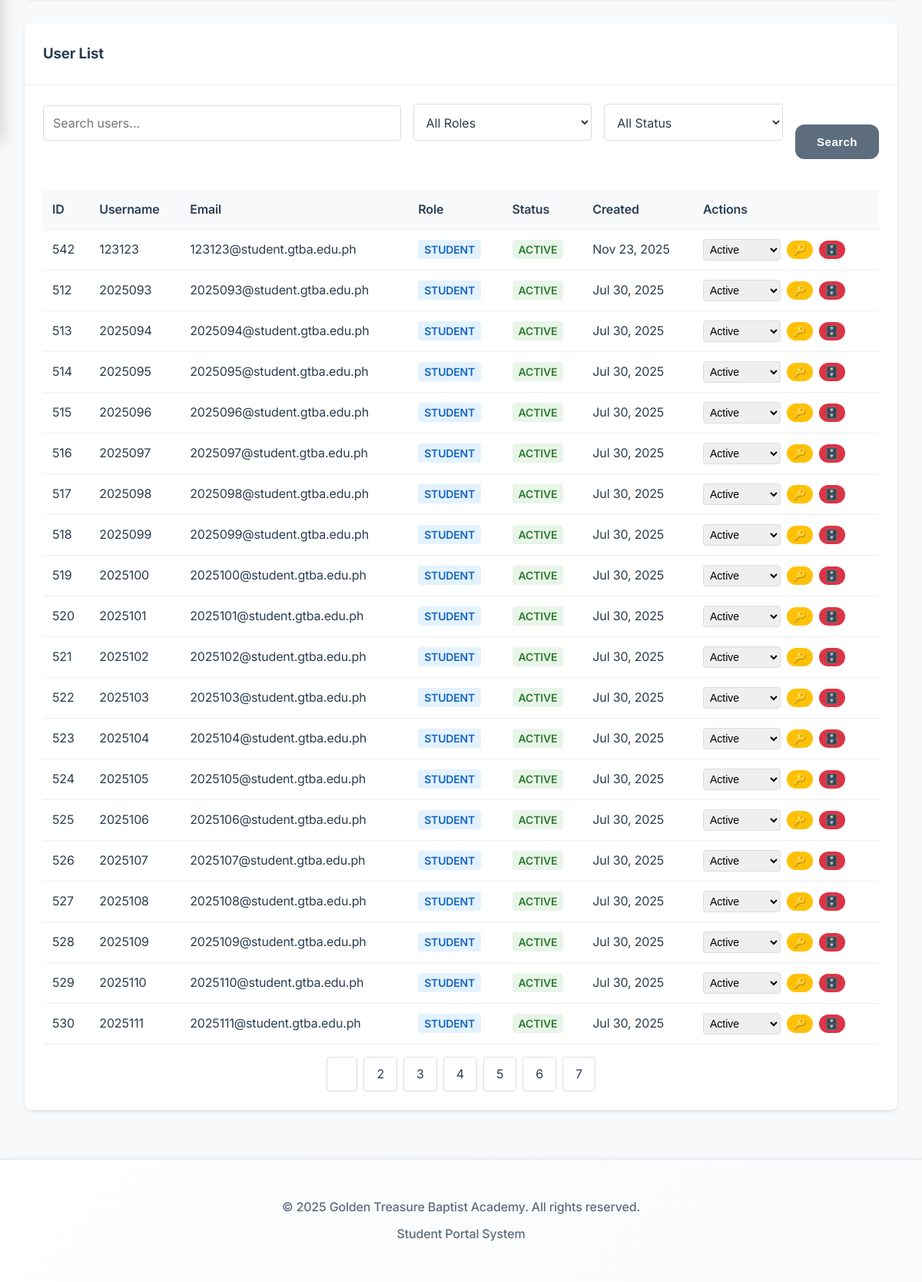
Before: /admin/users.php (signed in, lower part) with the older database file.
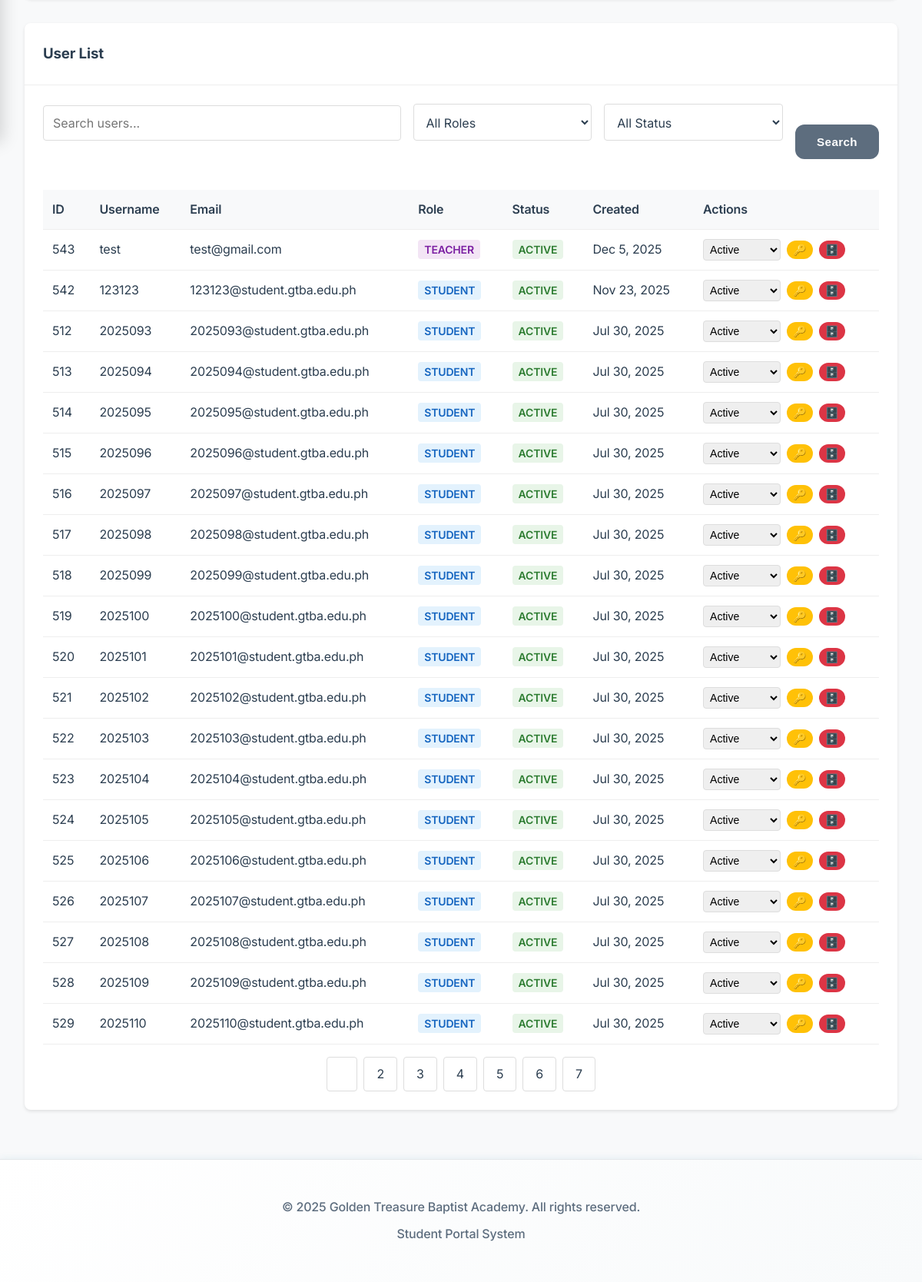
After: the same page with the newer database file.
### tables this page shows
CREATE TABLE `users` (
  `id` int NOT NULL,
  `username` varchar(50) NOT NULL,
  `email` varchar(100) NOT NULL,
  `profile_picture` varchar(255) DEFAULT NULL,
  `password` varchar(255) NOT NULL,
  `role_id` int NOT NULL,
  `is_active` tinyint(1) DEFAULT '1',
  `archived_at` timestamp NULL DEFAULT NULL,
  `email_verified_at` timestamp NULL DEFAULT NULL,
  `remember_token` varchar(100) DEFAULT NULL,
  `created_at` timestamp NULL DEFAULT CURRENT_TIMESTAMP,
  `updated_at` timestamp NULL DEFAULT CURRENT_TIMESTAMP ON UPDATE CURRENT_TIMESTAMP
);

CREATE TABLE `roles` (
  `id` int NOT NULL,
  `name` varchar(50) NOT NULL,
  `display_name` varchar(100) NOT NULL,
  `description` text,
  `permissions` json DEFAULT NULL,
  `created_at` timestamp NULL DEFAULT CURRENT_TIMESTAMP,
  `updated_at` timestamp NULL DEFAULT CURRENT_TIMESTAMP ON UPDATE CURRENT_TIMESTAMP
);

### admin/users.php (the view, shortened to what this page needs)
<?php
$base_url = '../';
$database = new Database();
$conn = $database->connect();
$page = isset($_GET['page']) ? (int)$_GET['page'] : 1;
$limit = 20;
$offset = ($page - 1) * $limit;
$search = $_GET['search'] ?? '';
$role_filter = $_GET['role'] ?? '';
$status_filter = $_GET['status'] ?? '';
$where_conditions = [];
$params = [];
$where_conditions[] = "u.archived_at IS NULL";
$where_clause = !empty($where_conditions) ? 'WHERE ' . implode(' AND ', $where_conditions) : '';
$count_sql = "SELECT COUNT(*) as total FROM users u LEFT JOIN roles r ON u.role_id = r.id $where_clause";
$stmt = $conn->prepare($count_sql);
$stmt->execute($params);
$total_users = $stmt->fetch(PDO::FETCH_ASSOC)['total'];
$total_pages = ceil($total_users / $limit);
$sql = "SELECT u.*, r.name as role, r.display_name as role_display,
               CASE WHEN u.is_active = 1 THEN 'active' ELSE 'inactive' END as status
        FROM users u
        LEFT JOIN roles r ON u.role_id = r.id
        $where_clause
        ORDER BY u.created_at DESC
        LIMIT $limit OFFSET $offset";
$stmt = $conn->prepare($sql);
$stmt->execute($params);
$users = $stmt->fetchAll(PDO::FETCH_ASSOC);
?>
<div class="card">
    <div class="card-header">
        <h3>User List</h3>
    </div>
    <div class="card-body">
        <form method="GET" class="search-form">
            <div class="search-grid">
                <div class="form-group">
                    <input type="text" name="search" placeholder="Search users..." value="<?php echo htmlspecialchars($search); ?>">
                </div>
                <div class="form-group">
                    <select name="role">
                        <option value="">All Roles</option>
                    </select>
                </div>
                <div class="form-group">
                    <select name="status">
                        <option value="">All Status</option>
                    </select>
                </div>
                <button type="submit" class="btn btn-secondary">Search</button>
            </div>
        </form>
        <div class="table-container">
            <table class="data-table">
                <thead>
                    <tr>
                        <th>ID</th>
                        <th>Username</th>
                        <th>Email</th>
                        <th>Role</th>
                        <th>Status</th>
                        <th>Created</th>
                        <th>Actions</th>
                    </tr>
                </thead>
                <tbody>
                    <?php foreach ($users as $user): ?>
                        <tr>
                            <td><?php echo $user['id']; ?></td>
                            <td><?php echo htmlspecialchars($user['username'] ?? ''); ?></td>
                            <td><?php echo htmlspecialchars($user['email'] ?? ''); ?></td>
                            <td>
                                <span class="role-badge role-<?php echo $user['role'] ?? 'student'; ?>">
                                    <?php echo ucfirst($user['role_display'] ?? $user['role'] ?? 'student'); ?>
                                </span>
                            </td>
                            <td>
                                <span class="status-badge status-<?php echo $user['status'] ?? 'active'; ?>">
                                    <?php echo ucfirst($user['status'] ?? 'active'); ?>
                                </span>
                            </td>
                            <td><?php echo date('M j, Y', strtotime($user['created_at'])); ?></td>
                            <td>
                                <div class="action-buttons">
                                    <form method="POST" style="display: inline;">
                                        <select name="status" onchange="this.form.submit()" class="status-select">
                                            <option value="active" <?php echo ($user['status'] ?? 'active') === 'active' ? 'selected' : ''; ?>>Active</option>
                                        </select>
                                    </form>
                                    <form method="POST" style="display: inline;" onsubmit="return confirm('Reset password for this user?')">
                                        <button type="submit" class="btn btn-sm btn-warning" title="Reset Password">🔑</button>
                                    </form>
                                    <form method="POST" style="display: inline;" onsubmit="return confirm('Are you sure you want to archive this user? They will be moved to archived users.')">
                                        <button type="submit" class="btn btn-sm btn-danger" title="Archive User">🗄️</button>
                                    </form>
                                </div>
                            </td>
                        </tr>
                    <?php endforeach; ?>
                </tbody>
            </table>
        </div>
        <?php if ($total_pages > 1): ?>
            <div class="pagination">
                <?php for ($i = 1; $i <= $total_pages; $i++): ?>
                    <a href="?page=<?php echo $i; ?>&search=<?php echo urlencode($search); ?>&role=<?php echo urlencode($role_filter); ?>&status=<?php echo urlencode($status_filter); ?>"
                       class="<?php echo $i === $page ? 'active' : ''; ?>">
                        <?php echo $i; ?>
                    </a>
                <?php endfor; ?>
            </div>
        <?php endif; ?>
    </div>
</div>
<?php
$content = ob_get_clean();
include '../includes/header.php';
echo $content;
include '../includes/footer.php';
?>

### includes/header.php (shortened to what this page needs)
<!DOCTYPE html>
<html lang="en">
<head>
    <link rel="stylesheet" href="<?php echo $base_url ?? '../'; ?>assets/css/style.css">
    <link rel="stylesheet" href="https://cdnjs.cloudflare.com/ajax/libs/font-awesome/6.0.0/css/all.min.css">
</head>
<body>
    <div class="main-wrapper" id="mainWrapper">
        <main class="main-content">
            <div class="container">

### includes/footer.php (shortened to what this page needs)
            </div>
        </main>
    </div>
    <footer class="footer">
        <div class="container">
            <p>&copy; <?php echo date('Y'); ?> Golden Treasure Baptist Academy. All rights reserved.</p>
            <p>Student Portal System</p>
        </div>
    </footer>
</body>
</html>

### assets/css/style.css (style rules this page uses)
:root { --primary-blue: #2E86AB; --light-blue: #E8F4F8; --accent-blue: #87CEEB; --dark-blue: #1B4F72; --white: #FFFFFF; --black: #2C3E50; --gray: #5D6D7E; --light-gray: #F8F9FA; --border-gray: #E5E8EB; --success: #27AE60; --danger: #E74C3C; --warning: #F39C12; --info: #3498DB; --success-light: #D5EDDA; --danger-light: #F8D7DA; --warning-light: #FFF3CD; --info-light: #D1ECF1; --success-dark: #155724; --danger-dark: #721C24; --warning-dark: #856404; --info-dark: #0C5460; --shadow-light: rgba(46, 134, 171, 0.08); --shadow-medium: rgba(46, 134, 171, 0.15); --shadow-dark: rgba(46, 134, 171, 0.25); }
* { margin: 0; padding: 0; box-sizing: border-box; }
body { font-family: 'Inter', 'Segoe UI', system-ui, -apple-system, sans-serif; background: linear-gradient(135deg, var(--light-blue) 0%, var(--white) 50%, #F4F8FB 100%); color: var(--black); min-height: 100vh; line-height: 1.7; font-size: 16px; letter-spacing: -0.01em; }
.container { max-width: 1200px; margin: 0 auto; padding: 0 2rem; }
.form-group { margin-bottom: 1.75rem; text-align: left; }
.btn { padding: 1rem 2rem; border: none; border-radius: 12px; font-size: 1rem; font-weight: 600; cursor: pointer; transition: all 0.3s cubic-bezier(0.4, 0, 0.2, 1); text-decoration: none; display: inline-block; text-align: center; position: relative; overflow: hidden; letter-spacing: 0.025em; }
.btn::before { content: ''; position: absolute; top: 0; left: -100%; width: 100%; height: 100%; background: linear-gradient(90deg, transparent, rgba(255,255,255,0.2), transparent); transition: left 0.5s; }
.main-content { padding: 2rem 0; min-height: calc(100vh - 140px); background: var(--light-gray); }
.footer { background: linear-gradient(135deg, var(--white) 0%, #f8fafb 100%); border-top: 1px solid var(--border-gray); padding: 2.5rem 0; text-align: center; color: var(--gray); margin-top: auto; box-shadow: 0 -2px 8px var(--shadow-light); }
.footer p { margin: 0.5rem 0; font-weight: 500; }
.main-wrapper { transition: margin-left 0.3s ease; min-height: calc(100vh - 70px); }
.form-group { display: flex; flex-direction: column; }
.form-group input, .form-group select, .form-group textarea { padding: 1rem; border: 2px solid var(--border-gray); border-radius: 12px; font-size: 0.95rem; transition: all 0.3s ease; background: var(--white); color: var(--black); font-family: inherit; }
.btn { display: inline-flex; align-items: center; gap: 0.75rem; padding: 0.875rem 1.75rem; border: none; border-radius: 12px; font-size: 0.95rem; font-weight: 600; text-decoration: none; cursor: pointer; transition: all 0.3s ease; text-align: center; white-space: nowrap; }
.btn-secondary { background: var(--gray); color: var(--white); }
.btn-sm { padding: 0.5rem 1rem; font-size: 0.85rem; }
.form-group { margin-bottom: 1.5rem; }

Changed rows visible on the page:
no longer on this page (row unchanged): users: id "530", username "2025111", email "2025111@student.gtba.edu.ph", role.display_name "STUDENT", status "ACTIVE", created_at "Jul 30, 2025", status "Active"
added users: id "543", username "test", email "test@gmail.com", role.display_name "TEACHER", status "ACTIVE", created_at "Dec 5, 2025", status "Active"
